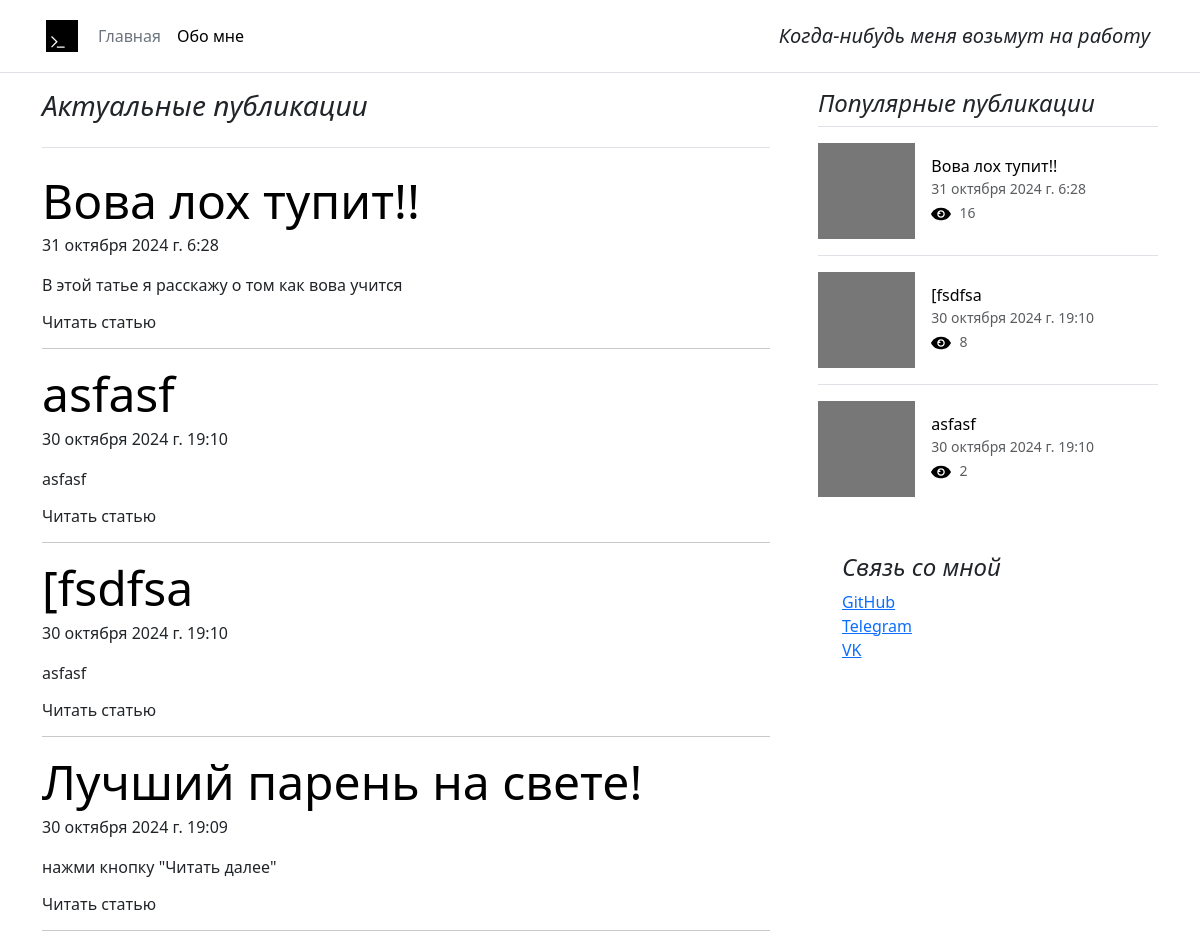
The app's page /, older data.
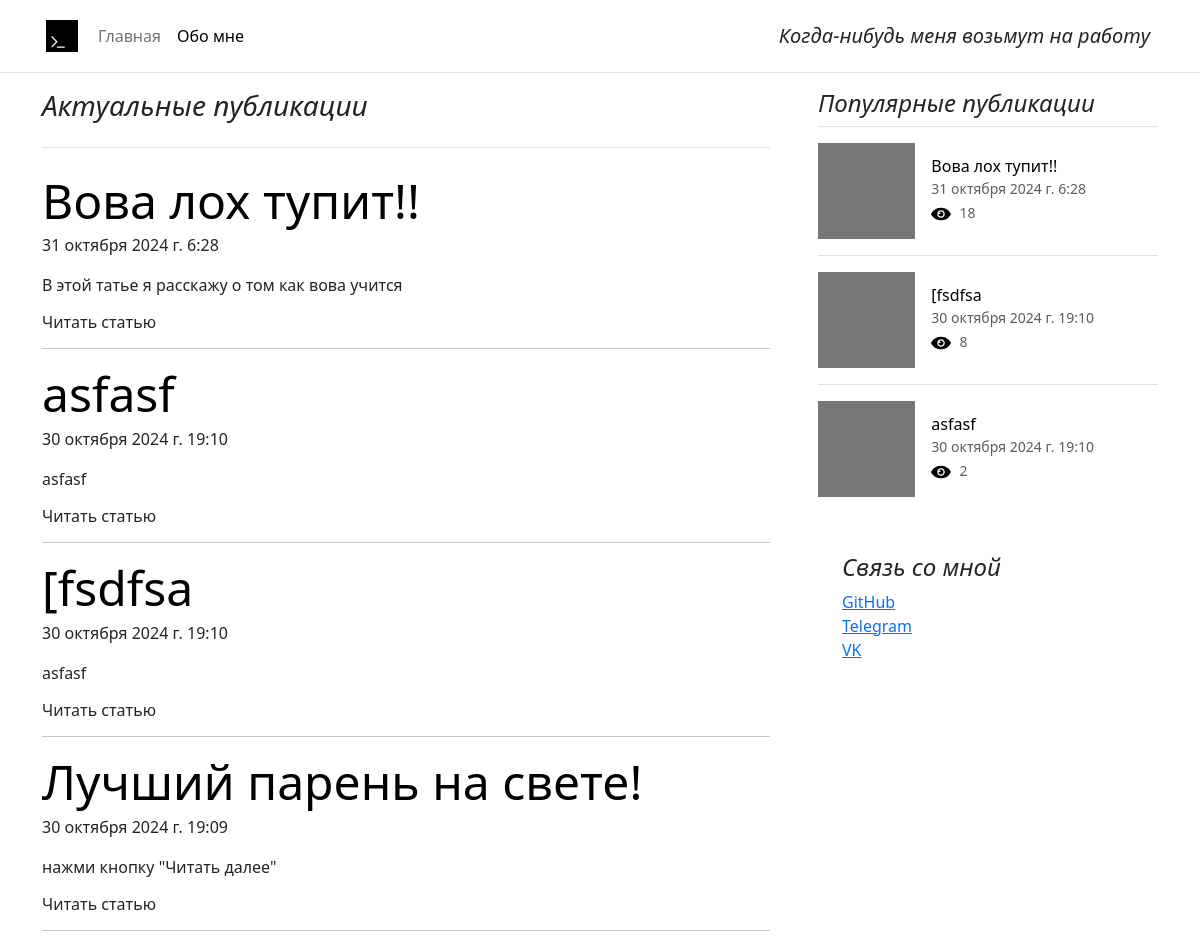
The same page, newer data.
### main/models.py (models this page shows, shortened)
class Publication(models.Model):
    title = models.CharField(max_length=1000, unique=True, verbose_name='Заголовок')
    date = models.DateTimeField(datetime.now)
    shortDescription = models.CharField(max_length=10000, verbose_name='Короткое описание')
    content = models.TextField(verbose_name='Контент')
    clickCount = models.IntegerField(verbose_name='Количество переходов', default=0)

### main/views.py (the view)
def homepage(request):
    publications = Publication.objects.all().order_by('-date')
    if Publication.objects.all().order_by('-clickCount').count() < 3:
        popularPublications = Publication.objects.all().order_by('-clickCount')
    else:
        popularPublications = Publication.objects.all().order_by('-clickCount')[:3]
    return render(request, 'main/homepage.html', {'publications':publications, 'firstThreePublications':popularPublications})

### templates/main/homepage.html (shortened to what this page needs)
{% extends 'main/base.html' %}
{% load static %}
{% block content %}
<div class="row g-5">
    <div class="col-md-8">
      <h3 class="pb-4 mb-4 fst-italic border-bottom">
        Актуальные публикации
      </h3>
    {% if publications %}
        {% for publication in publications %}
          <article class="blog-post">
            <h2 class="display-5 link-body-emphasis mb-1">{{ publication.title }}</h2>
            <p class="blog-post-meta">{{ publication.date }}</p>
            <p>{{ publication.shortDescription }}</p>
            <div onMouseOver="this.style.color='#4e4d4d'" onMouseOut="this.style.color='#000000'">
                <h6 class="mb-0"><a href="{% url 'blog' publication.id %}" class="text-decoration-none text-reset" >Читать статью</a></h6>
            </div>
          </article>
          <hr>
        {% endfor %}
    {% else %}
        <h4>Скоро новые статьи!</h4>
    {% endif %}
    </div>
    <div class="col-md-4">
      <div class="position-sticky" style="top: 2rem;">
        {% if firstThreePublications %}
            <div>
                  <h4 class="fst-italic">Популярные публикации</h4>
                  <ul class="list-unstyled">
                          {% for popularPublication in firstThreePublications %}
                            <li>
                                <a class="d-flex flex-column flex-lg-row gap-3 align-items-start align-items-lg-center py-3 link-body-emphasis text-decoration-none border-top" href="#">
                                    <svg class="bd-placeholder-img" width="100%" height="96" xmlns="http://www.w3.org/2000/svg" aria-hidden="true" preserveAspectRatio="xMidYMid slice" focusable="false"><rect width="100%" height="100%" fill="#777"></rect></svg>
                                    <div class="col-lg-8">
                                        <h6 class="mb-0">{{ popularPublication.title }}</h6>
                                        <small class="text-body-secondary" class="me-3">{{ popularPublication.date }} </small>
                                        <div>
                                            <img src="{% static 'img/watchEye.svg' %}" class="bi me-1" width="20" height="20" role="img" aria-label="Bootstrap"  alt="Просмотров :"/>
                                            <small class="text-body-secondary">{{ popularPublication.clickCount }} </small><br>
                                        </div>
                                    </div>
                                </a>
                            </li>
                          {% endfor %}
                  </ul>
            </div>
        {% endif %}
        <div class="p-4">
          <h4 class="fst-italic">Связь со мной</h4>
          <ol class="list-unstyled">
            <li><a href="https://github.com/yngqual1ty" target="GH">GitHub</a></li>
            <li><a href="https://t.me/yavitzrs" target="TG">Telegram</a></li>
            <li><a href="https://vk.com/bzhizik" target="VK">VK</a></li>
          </ol>
        </div>
      </div>
    </div>
  </div>
{% endblock %}

### templates/main/base.html (shortened to what this page needs)
{% load static %}
<!DOCTYPE html>
<html lang="en">
<head>
    <link href="https://cdn.jsdelivr.net/npm/bootstrap@5.3.3/dist/css/bootstrap.min.css" rel="stylesheet">
</head>
<body>
    <header class="p-3 mb-3 border-bottom">
        <div class="container">
            <div class="d-flex flex-wrap align-items-center justify-content-center justify-content-lg-start">
                <a href="{% url 'homepage' %}" class="d-flex align-items-center mb-2 mb-lg-0 link-body-emphasis text-decoration-none">
                    <img src="{% static 'img/logo_shell.svg' %}" class="bi me-2" width="40" height="32" role="img" aria-label="Bootstrap"  alt="Блог джуна"/>
                </a>
                <ul class="nav col-12 col-lg-auto me-lg-auto mb-2 justify-content-center mb-md-0">
                    <li><a href="{% url 'homepage' %}" class="nav-link px-2 link-secondary">Главная</a></li>
                    <li><a href="{% url 'about' %}" class="nav-link px-2 link-body-emphasis">Обо мне</a></li>
                </ul>
                <h5 class="float-end px-2 fst-italic mb-md-0">Когда-нибудь меня возьмут на работу</h5>
            </div>
        </div>
  </header>
    <div class="container">
        {% block content %}
        {% endblock %}
    </div>
</body>
</html>

Row changes from the older to the newer data that the page shows:
changed Publication "Вова лох тупит!!": clickCount "16" → "18"
